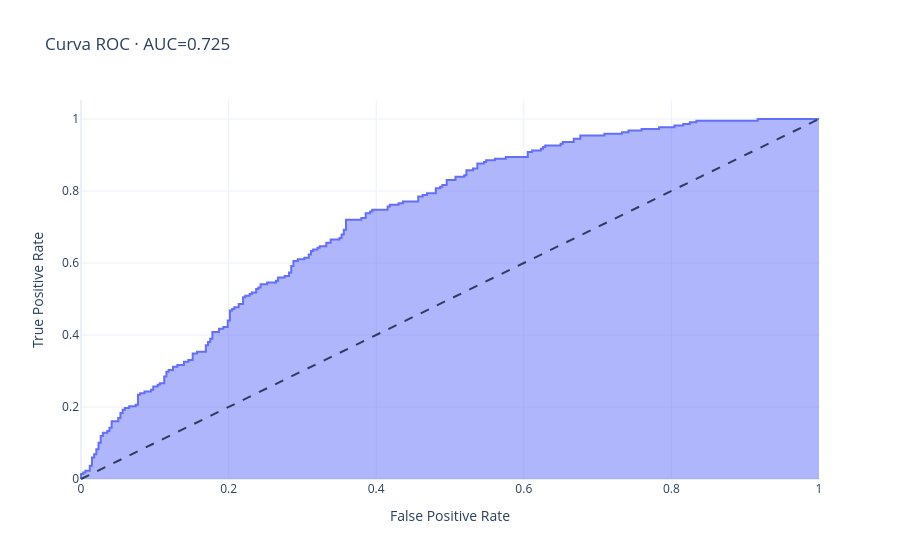
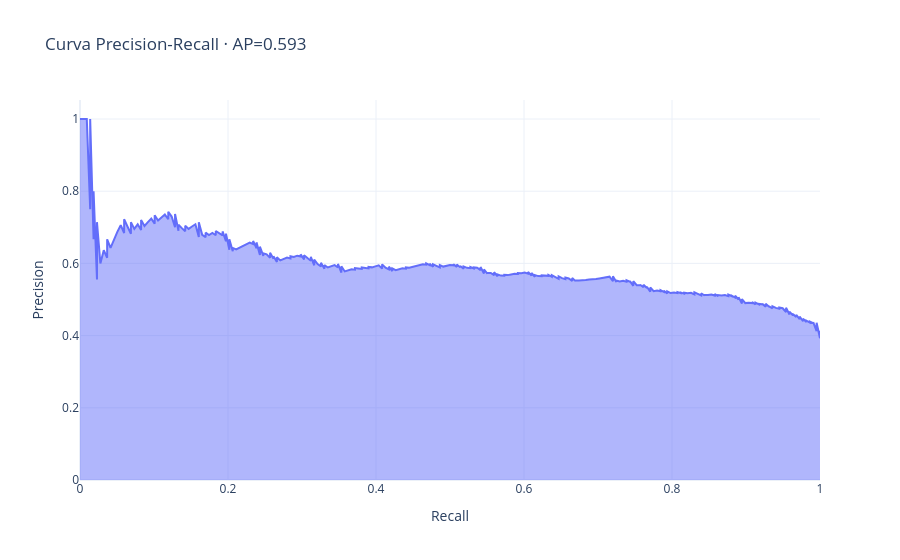

Notebook cell for these charts, in order:
### Markdown cell above
### Qué hace esta celda: Capacidad de ordenar clientes por riesgo

Traza ROC y precision-recall con las probabilidades de prueba, sin cambiar el modelo. ROC-AUC mide discriminación y Average Precision resume la recuperación de positivos. La línea base de AP es la prevalencia de churn; ninguna de estas métricas acredita una respuesta causal al contacto.

### Code cell
fpr, tpr, _ = roc_curve(y_test, proba)
precision_curve, recall_curve, _ = precision_recall_curve(y_test, proba)

fig_roc = px.area(
    x=fpr, y=tpr,
    title=f"Curva ROC · AUC={roc_auc_score(y_test, proba):.3f}",
    labels={"x":"False Positive Rate","y":"True Positive Rate"}
)
fig_roc.add_shape(type="line", x0=0, y0=0, x1=1, y1=1, line_dash="dash")
fig_roc.show()

fig_pr = px.area(
    x=recall_curve, y=precision_curve,
    title=f"Curva Precision-Recall · AP={average_precision_score(y_test, proba):.3f}",
    labels={"x":"Recall","y":"Precision"}
)
fig_pr.show()

### Figure 1 — Plotly figure (JSON) as saved in the notebook; plotly's stock layout.template omitted (floating-point values rounded to 4 significant figures; data arrays with more than 128 entries replaced by an {"elided": "..."} marker saying what was removed)
{"data": [{"fillpattern": {"shape": ""}, "hovertemplate": "False Positive Rate=%{x}<br>True Positive Rate=%{y}<extra></extra>", "legendgroup": "", "line": {"color": "#636efa"}, "marker": {"symbol": "circle"}, "mode": "lines", "name": "", "orientation": "v", "showlegend": false, "stackgroup": "1", "type": "scatter", "x": {"elided": "234 float values"}, "xaxis": "x", "y": {"elided": "234 float values"}, "yaxis": "y"}], "layout": {"legend": {"tracegroupgap": 0}, "shapes": [{"line": {"dash": "dash"}, "type": "line", "x0": 0, "x1": 1, "y0": 0, "y1": 1}], "title": {"text": "Curva ROC · AUC=0.725"}, "xaxis": {"anchor": "y", "domain": [0.0, 1.0], "title": {"text": "False Positive Rate"}}, "yaxis": {"anchor": "x", "domain": [0.0, 1.0], "title": {"text": "True Positive Rate"}}}}

### Figure 2 — Plotly figure (JSON) as saved in the notebook; plotly's stock layout.template omitted (floating-point values rounded to 4 significant figures; data arrays with more than 128 entries replaced by an {"elided": "..."} marker saying what was removed)
{"data": [{"fillpattern": {"shape": ""}, "hovertemplate": "Recall=%{x}<br>Precision=%{y}<extra></extra>", "legendgroup": "", "line": {"color": "#636efa"}, "marker": {"symbol": "circle"}, "mode": "lines", "name": "", "orientation": "v", "showlegend": false, "stackgroup": "1", "type": "scatter", "x": {"elided": "556 float values"}, "xaxis": "x", "y": {"elided": "556 float values"}, "yaxis": "y"}], "layout": {"legend": {"tracegroupgap": 0}, "title": {"text": "Curva Precision-Recall · AP=0.593"}, "xaxis": {"anchor": "y", "domain": [0.0, 1.0], "title": {"text": "Recall"}}, "yaxis": {"anchor": "x", "domain": [0.0, 1.0], "title": {"text": "Precision"}}}}
